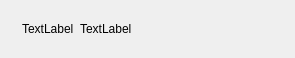
<?xml version="1.0" encoding="UTF-8"?>
<ui version="4.0">
 <class>userWidget</class>
 <widget class="QWidget" name="userWidget">
  <property name="geometry">
   <rect>
    <x>0</x>
    <y>0</y>
    <width>295</width>
    <height>47</height>
   </rect>
  </property>
  <property name="windowTitle">
   <string>userWidget</string>
  </property>
  <layout class="QHBoxLayout" name="horizontalLayout_2">
   <item>
    <widget class="QWidget" name="userWidgetItem" native="true">
     <layout class="QHBoxLayout" name="horizontalLayout" stretch="1,6">
      <item>
       <widget class="QLabel" name="lb_headPic">
        <property name="text">
         <string>TextLabel</string>
        </property>
       </widget>
      </item>
      <item>
       <widget class="QLabel" name="lb_username">
        <property name="text">
         <string>TextLabel</string>
        </property>
       </widget>
      </item>
     </layout>
    </widget>
   </item>
  </layout>
 </widget>
 <layoutdefault spacing="6" margin="11"/>
 <resources/>
 <connections/>
</ui>
